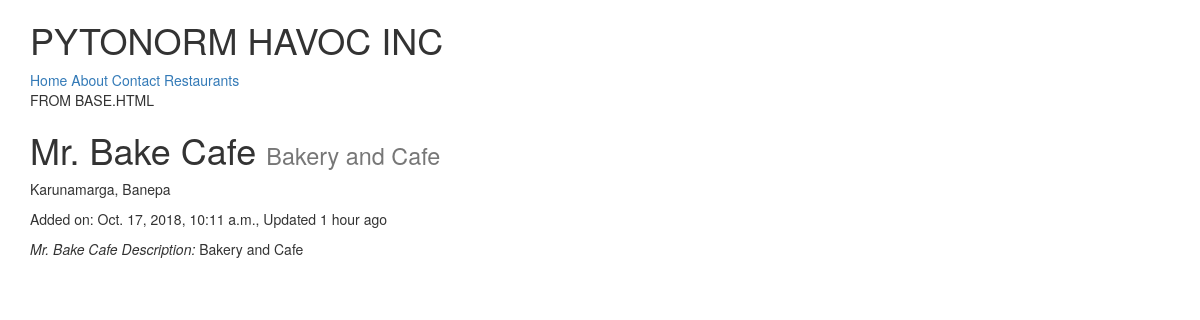
/restaurants/mr-bake-cafe/, run on the app's committed database.
### restaurants/models.py (models this page shows, shortened)
class RestaurantLocation(models.Model):
	name = models.CharField(max_length=120)
	description = models.TextField(default='Description Not Provided')
	location = models.CharField(max_length=120, null=True, blank=True)
	category = models.CharField(max_length=120, null=True, blank=True)
	added_date = models.DateTimeField(auto_now_add=True)
	updated_date = models.DateTimeField(auto_now=True)
	slug = models.SlugField(null=True, blank=True)
	@property
	def title(self):
		return self.name

### restaurants/views.py (the view)
# urls.py: url(r'^restaurants/(?P<slug>[\w-]+)/$', RestaurantDetailView.as_view()),
class RestaurantDetailView(DetailView):
	queryset = RestaurantLocation.objects.all()

### restaurants/templates/restaurants/restaurantlocation_detail.html (shortened to what this page needs)
{% extends "base.html" %}
{% block content %}
	<h1>{{ object.name }} <small>{{ object.category }}</small></h1>
	<p>{{ object.location }}</p>
	<p>Added on: {{ object.added_date }}, Updated {{ object.updated_date | timesince }} ago</p>
	<text> <i>{{ object.title }} Description: </i> {{ object.description }}</text>
{% endblock content %}

### data on the page
RestaurantLocation: name "Mr. Bake Cafe", category "Bakery and Cafe", location "Karunamarga, Banepa", added_date "Oct. 17, 2018, 10:11 a.m.", updated_date "1 hour", title "Mr. Bake Cafe", description "Bakery and Cafe"
